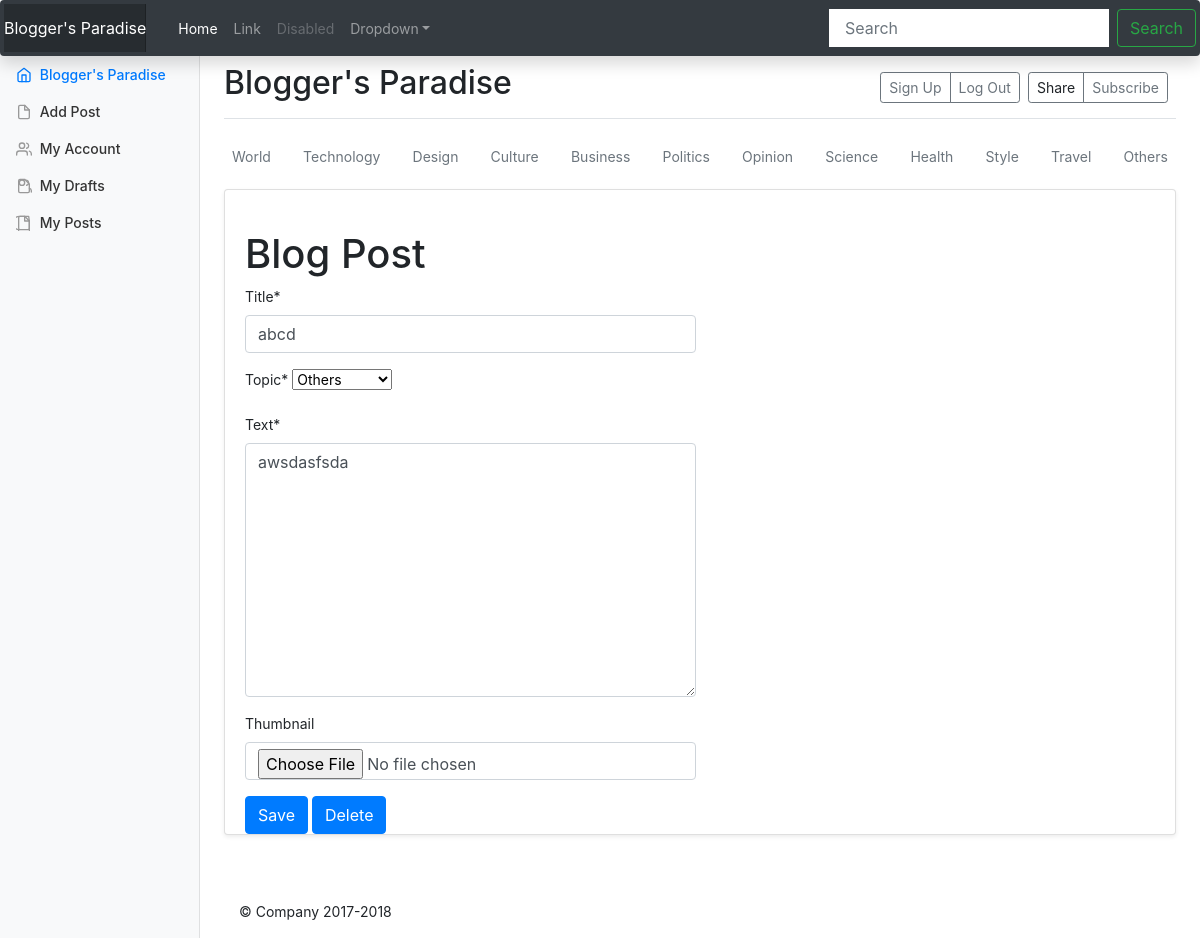
The app's page /post/1/update/ (signed in) with its own data.
### blogs/models.py (models this page shows, shortened)
class Post(models.Model):
    author  = models.ForeignKey('auth.User',on_delete = models.CASCADE)
    title = models.CharField(null=False, blank=False, max_length = 50)
    text = models.TextField(null=False, blank = False)
    created_date = models.DateTimeField(default = timezone.now)
    published_date = models.DateTimeField(blank = True, null = True)
    edited = models.BooleanField(default=False)
    likes = models.IntegerField(default = 0)
    dislikes = models.IntegerField(default = 0)
    thumbnail = models.ImageField(null=True, blank=True, upload_to='thumbnail_pics')
    TOPIC_CHOICE = (
        ('World','World'),
        ('Technology','Technology'),
        ('Design','Design'),
        ('Culture','Culture'),
        ('Business','Business'),
        ('Politics','Politics'),
        ('Opinion','Opinion'),
        ('Science','Science'),
        ('Health','Health'),
        ('Style','Style'),
        ('Travel','Travel'),
        ('Others','Others'),
    )
    topic = models.CharField(max_length = 11,choices = TOPIC_CHOICE, default="Others", blank=False, null=False)

### blogs/views.py (the view, shortened to what this page needs)
# urls.py: path('post/<int:pk>/update/',PostUpdateView.as_view(),name='post-update'),
class PostUpdateView(LoginRequiredMixin, UserPassesTestMixin, UpdateView):
    model = Post
    fields = ['title','topic','text','thumbnail']
    def test_func(self):
        post = self.get_object()
        if self.request.user == post.author:
            return True
        return False

### blogs/templates/blogs/post_form.html (shortened to what this page needs)
{% extends "blogs/base.html" %}
{% load crispy_forms_tags %}
{% block content %}
<div class="card flex-md-row mb-4 shadow-sm ">
  <div class="card-body d-flex flex-column align-items-start">
    <h1>Blog Post</h1>
      <form class="" action="" method="post" enctype="multipart/form-data">
        {{ form|crispy }}
        {% if object.published_date == None %}
          <button class="btn btn-primary" type="submit" name="save_to_draft">Save to Draft</button>
          <input id="inputEmail" name="publish" class="btn btn-primary" type="submit" value="Publish">
        {% else %}
          <button class="btn btn-primary" type="submit" name="button">Save</button>
        {% endif %}
        {% if object.id == None %}
          <a class="btn btn-primary" href="{% url 'blogs:blogs-index' %}" role="button">Cancel</a>
        {% else %}
          <a class="btn btn-primary ml=5" href="{% url 'blogs:post-delete' object.id %}" role="button">Delete</a>
        {% endif %}
      </form>
    </div>
    </div>
{% endblock content %}

### blogs/static/style.css (style rules this page uses)
.card { padding-top: 20px; margin: 10px 0 20px 0; background-color: rgba(214, 224, 226, 0.2); border-top-width: 0; border-bottom-width: 2px; -webkit-border-radius: 3px; -moz-border-radius: 3px; border-radius: 3px; -webkit-box-shadow: none; -moz-box-shadow: none; box-shadow: none; -webkit-box-sizing: border-box; -moz-box-sizing: border-box; box-sizing: border-box; }
.card .card-body { padding: 0 20px; margin-top: 20px; }

### blogs/static/blogs/template_data/blog.css (style rules this page uses)
h1, h2, h3, h4, h5, h6 { font-family: "Playfair Display", Georgia, "Times New Roman", serif; }

### blogs/static/blogs/dash_board_template_data/dashboard.css (style rules this page uses)
body { font-size: .875rem; }

### records on screen
Post: title "abcd", topic "Others", text "awsdasfsda"
